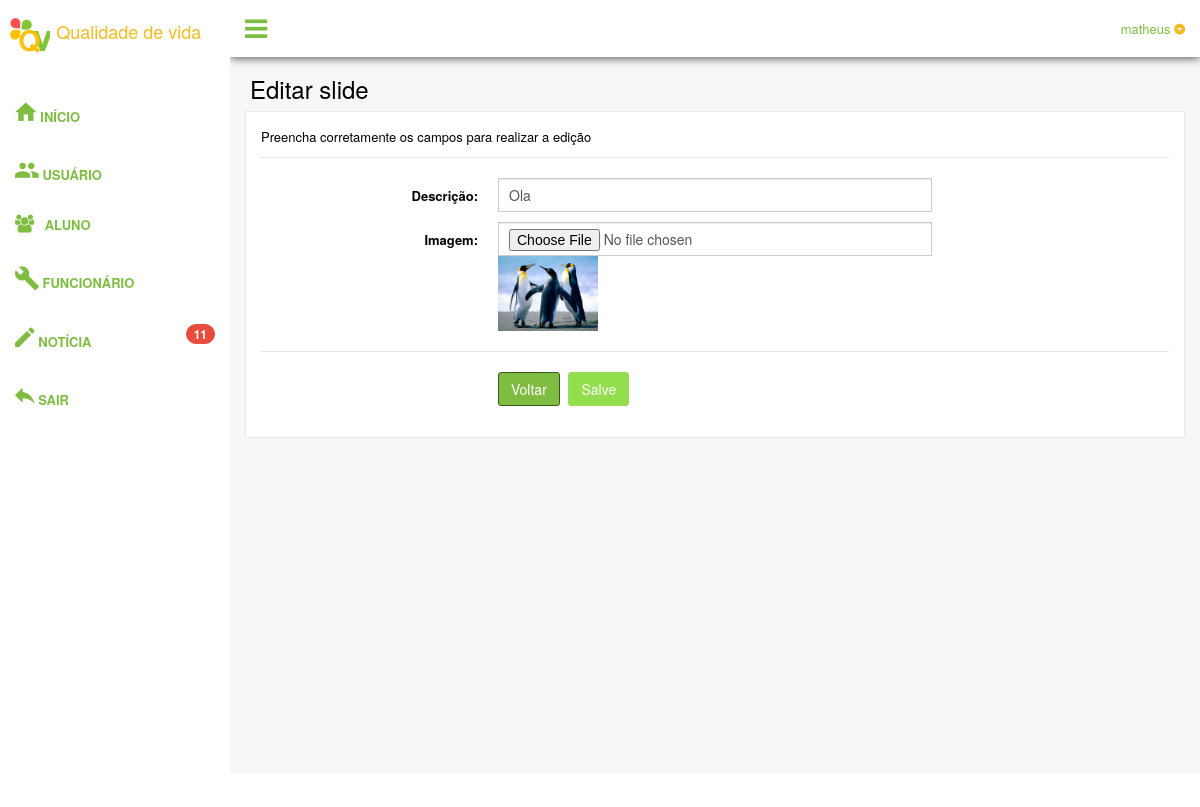
/painel/slides_editar.php?id=5 (signed in), run on the app's committed database.
### tables this page shows
CREATE TABLE IF NOT EXISTS `slide` (
  `idSlide` int(11) NOT NULL,
  `imagem` varchar(255) NOT NULL,
  `descricao` varchar(20) NOT NULL,
  `deletar` int(11) NOT NULL
);

### painel/conexao.php (called while the page is built, shortened)
<?php
$servidor = "localhost";
$usuario = "root";
$senha = "";
$conexao = mysql_connect($servidor, $usuario, $senha);
$c_noticia = mysql_query("SELECT * FROM noticias WHERE deletar != 1", $conexao);
$noticia = mysql_num_rows($c_noticia);
?>

### painel/slides_editar.php (the view, shortened to what this page needs)
<?php
include("conexao.php");
	$sessaousuario = $_SESSION ['usuario'];
?>
<!DOCTYPE html>
<html>
  <head>
    <link href="assets/css/bootstrap.min.css" rel="stylesheet">
    <link href="assets/css/font-awesome.min.css" rel="stylesheet">
    <link href="assets/css/material-design-iconic-font.min.css" rel="stylesheet">
    <link href="assets/css/nprogress.css" rel="stylesheet">
    <link href="assets/css/jquery.mCustomScrollbar.min.css" rel="stylesheet"/>
    <link href="assets/css/scroller.bootstrap.min.css" rel="stylesheet">
	<link href="assets/css/dataTables.bootstrap.min.css" rel="stylesheet">
    <link href="assets/css/buttons.bootstrap.min.css" rel="stylesheet">
    <link href="assets/css/fixedHeader.bootstrap.min.css" rel="stylesheet">
    <link href="assets/css/responsive.bootstrap.min.css" rel="stylesheet">
    <link href="assets/css/scroller.bootstrap.min.css" rel="stylesheet">
    <link href="assets/css/custom.min.css" rel="stylesheet">
  </head>
  <body class="nav-md">
    <div class="container body">
      <div class="main_container">
        <div class="col-md-3 left_col menu_fixed">
          <div class="left_col scroll-view">
            <div class="navbar nav_title" style="border: 0;">
              <a href="index.php" class="site_title"><img src="img/logo.png" width="40" height="45"> <span style="font-size: 18px">Qualidade de vida</span></a>
            </div>
            <br />
            <div id="sidebar-menu" class="main_menu_side hidden-print main_menu">
              <div class="menu_section">
                <ul class="nav side-menu">
                <ul class="nav side-menu">
                  <li><a href="index.php"><i class="zmdi zmdi-hc-2x zmdi-home"></i> Início </a></li>
                </ul>
                <ul class="nav side-menu">
                 <li><a href="usuarios.php"><i class="zmdi zmdi-hc-2x zmdi-accounts"></i> Usuário</a></li>
                </ul>
                <ul class="nav side-menu">
                <li><a href="alunos.php"><i class="fa fa-users"></i> Aluno <span class="fa fa-chevron-down"></span></a>
                  </li>
                </ul>
                <ul class="nav side-menu">
                  <li><a href="funcionarios.php"><i class="zmdi zmdi-hc-2x zmdi-wrench"></i> Funcionário</a></li>
                </ul>
                <ul class="nav side-menu">
                  <li><a href="noticias.php"><i class="zmdi zmdi-hc-2x zmdi-edit"></i> Notícia<span class="badge bg-red pull-right" data-toggle="tooltip" data-placement="right" title="Total de dados"><?php echo $noticia;?></span></a></li>
                </ul>
                <ul class="nav side-menu">
                  <li><a href="sair.php"><i class="zmdi zmdi-hc-2x zmdi-mail-reply"></i> Sair </a></li>
                </ul>
                </ul>
              </div>
            </div>
          </div>
        </div>
        <div class="top_nav">
          <div class="nav_menu">
            <nav>
              <div class="nav toggle">
                <a id="menu_toggle"><i class="fa fa-bars"></i></a>
              </div>
              <ul class="nav navbar-nav navbar-right">
                <li class="">
                  <a href="javascript:;" class="user-profile dropdown-toggle" data-toggle="dropdown" aria-expanded="false">
                    <?php echo $sessaousuario;?>
                    <span class=" zmdi zmdi-caret-down-circle"></span>
                  </a>
                </li>
              </ul>
            </nav>
          </div>
        </div>
        <div class="right_col" role="main">
          <div class="">
            <div class="page-title">
              <div class="title_left">
                <h3>Editar slide</h3>
              </div>
            </div>
            <div class="clearfix"></div>
            <div class="row">
              <div class="col-md-12 col-sm-12 col-xs-12">
                <div class="x_panel">
                  <div class="x_content">
		<?php
	$id = $_GET['id'];
	$resultado = mysql_query("SELECT * FROM slide WHERE idSlide = '$id'");
	while($dados = mysql_fetch_array($resultado)){
	?>
                    <form class="form-horizontal form-label-left" action="controlador.php?acao=editar_slide" method="post" enctype="multipart/form-data" novalidate>
                      <p>Preencha corretamente os campos para realizar a edição </p>
                      <span class="section"><p><?php error_reporting(0); if($_GET['msg'] == 'ok'){echo 'Registro alterado com sucesso.';} else if($_GET['msg'] == 'error'){echo 'Erro ao editar dados, tente novamente mais tarde.';}?></p>
</span>
                      <div class="item form-group">
                        <label class="control-label col-md-3 col-sm-3 col-xs-12" for="">Descrição:</label>
                        <div class="col-md-6 col-sm-6 col-xs-12">
                          <input type="text" name="descricao" id="descricao" value="<?php echo $dados['descricao'];?>" class="form-control col-md-7 col-xs-12" placeholder="Preencha a descrição.." required type="text">
                        </div>
                      </div>
					  <div class="item form-group">
                        <label class="control-label col-md-3 col-sm-3 col-xs-12" for="">Imagem:</label>
                        <div class="col-md-6 col-sm-6 col-xs-12">
                          <input type="file" name="imagem" id="imagem" value="<?php echo $dados['imagem'];?>" class="form-control col-md-7 col-xs-12"  required ><br>
						  <img class="img-responsive" src="<?php echo $dados['imagem'];?>" width="100" height="100"/>
                        </div>
                      </div>
                      <div class="ln_solid"></div>
                      <div class="form-group">
                        <div class="col-md-6 col-md-offset-3">
                          <button type="reset" class="btn btn-primary" onClick="window.location.href='slides.php'">Voltar</button>
                          <button id="send" type="submit"  class="btn btn-info">Salve</button>
                        </div>
                      </div>
                    </form>
<?php } ?>
                  </div>
                </div>
              </div>
            </div>
          </div>
        </div>
        <footer>
        </footer>
      </div>
    </div>
  </body>
</html>

### data on the page
slide: descricao "Ola", imagem (picture)

### other printed values
$noticia "11"
$sessaousuario "matheus"
